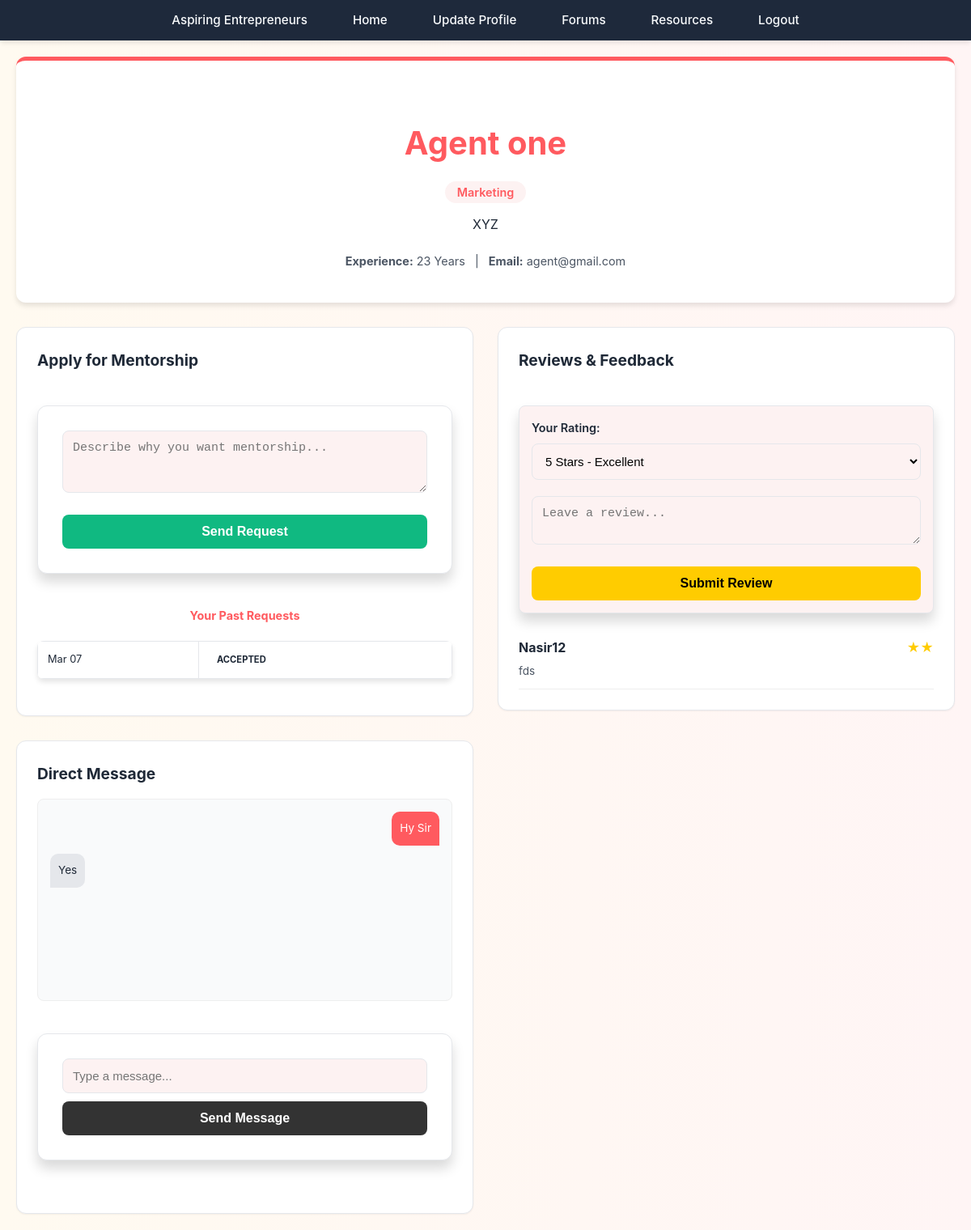
The page /view_agent.php?id=1 (signed in) on the database its author committed.
### tables this page shows
CREATE TABLE `agents` (
  `agent_id` int(11) NOT NULL,
  `full_name` varchar(150) DEFAULT NULL,
  `email` varchar(150) DEFAULT NULL,
  `password` varchar(255) DEFAULT NULL,
  `phone` varchar(20) DEFAULT NULL,
  `expertise_domain` varchar(200) DEFAULT NULL,
  `bio` text DEFAULT NULL,
  `experience_years` int(11) DEFAULT NULL,
  `approval_status` enum('pending','approved','rejected') DEFAULT 'pending',
  `created_at` timestamp NOT NULL DEFAULT current_timestamp()
);

CREATE TABLE `mentorship_requests` (
  `request_id` int(11) NOT NULL,
  `user_id` int(11) DEFAULT NULL,
  `agent_id` int(11) DEFAULT NULL,
  `message` text DEFAULT NULL,
  `status` enum('pending','accepted','rejected') DEFAULT 'pending',
  `request_date` timestamp NOT NULL DEFAULT current_timestamp()
);

CREATE TABLE `messages` (
  `message_id` int(11) NOT NULL,
  `sender_id` int(11) DEFAULT NULL,
  `receiver_id` int(11) DEFAULT NULL,
  `message` text DEFAULT NULL,
  `sent_at` timestamp NOT NULL DEFAULT current_timestamp()
);

CREATE TABLE `feedback` (
  `feedback_id` int(11) NOT NULL,
  `user_id` int(11) DEFAULT NULL,
  `agent_id` int(11) DEFAULT NULL,
  `rating` int(11) DEFAULT NULL,
  `comment` text DEFAULT NULL,
  `created_at` timestamp NOT NULL DEFAULT current_timestamp()
);

CREATE TABLE `users` (
  `id` int(11) NOT NULL,
  `username` varchar(50) NOT NULL,
  `password` varchar(255) NOT NULL,
  `email` varchar(100) NOT NULL,
  `phone` varchar(15) NOT NULL,
  `cnic` varchar(13) NOT NULL,
  `created_at` timestamp NOT NULL DEFAULT current_timestamp()
);

### view_agent.php (the view, shortened to what this page needs)
<?php
include "config.php";
$user_id = $_SESSION['user_id'];
$agent_id = intval($_GET['id']);
$result = mysqli_query($conn,"SELECT * FROM agents WHERE agent_id=$agent_id");
$agent = mysqli_fetch_assoc($result);
$requests = mysqli_query($conn,"SELECT * FROM mentorship_requests WHERE user_id=$user_id AND agent_id=$agent_id ORDER BY request_date DESC");
$messages = mysqli_query($conn,"SELECT m.* FROM messages m WHERE (m.sender_id=$user_id AND m.receiver_id=$agent_id) OR (m.sender_id=$agent_id AND m.receiver_id=$user_id) ORDER BY m.sent_at ASC");
$feedbacks = mysqli_query($conn,"SELECT f.*, u.username FROM feedback f LEFT JOIN users u ON f.user_id = u.id WHERE f.agent_id=$agent_id ORDER BY f.created_at DESC");
?>
<!DOCTYPE html>
<html lang="en">
<head>
    <link rel="stylesheet" href="./CSS/style.css">
</head>
<body>
<?php include('navbar.php'); ?>
<div class="container">
    <div class="profile-header">
        <h1><?php echo htmlspecialchars($agent['full_name']); ?></h1>
        <span class="expertise-badge"><?php echo htmlspecialchars($agent['expertise_domain']); ?></span>
        <p style="margin-top: 15px; max-width: 700px; margin-left: auto; margin-right: auto;">
            <?php echo nl2br(htmlspecialchars($agent['bio'])); ?>
        </p>
        <div style="margin-top: 20px; font-size: 0.9rem; color: var(--text-secondary);">
            <strong>Experience:</strong> <?php echo $agent['experience_years']; ?> Years &nbsp; | &nbsp;
            <strong>Email:</strong> <?php echo htmlspecialchars($agent['email']); ?>
        </div>
    </div>
    <div class="agent-grid">
        <div class="left-col">
            <div class="section-card" style="margin-bottom: 30px;">
                <h3>Apply for Mentorship</h3>
                <form method="post">
                    <textarea name="message" rows="3" placeholder="Describe why you want mentorship..." required></textarea>
                    <button type="submit" name="mentorship_submit" style="width: 100%;">Send Request</button>
                </form>
                <h4 style="margin-top: 20px; font-size: 0.9rem;">Your Past Requests</h4>
                <table style="width: 100%; font-size: 0.8rem;">
                    <?php while($req = mysqli_fetch_assoc($requests)): ?>
                    <tr>
                        <td><?php echo date('M d', strtotime($req['request_date'])); ?></td>
                        <td><span class="status-pill status-<?php echo $req['status']; ?>"><?php echo $req['status']; ?></span></td>
                    </tr>
                    <?php endwhile; ?>
                </table>
            </div>
            <div class="section-card">
                <h3>Direct Message</h3>
                <div class="chat-history">
                    <?php while($msg = mysqli_fetch_assoc($messages)):
                        $class = ($msg['sender_id'] == $user_id) ? 'me' : 'them'; ?>
                        <div class="bubble <?php echo $class; ?>">
                            <?php echo htmlspecialchars($msg['message']); ?>
                        </div>
                    <?php endwhile; ?>
                </div>
                <form method="post">
                    <input type="text" name="message_text" placeholder="Type a message..." required style="margin-bottom: 10px;">
                    <button type="submit" name="message_submit" style="width: 100%; background: #333;">Send Message</button>
                </form>
            </div>
        </div>
        <div class="right-col">
            <div class="section-card">
                <h3>Reviews & Feedback</h3>
                <form method="post" style="background: var(--bg-secondary); padding: 15px; border-radius: 8px; margin-bottom: 20px;">
                    <label>Your Rating:</label>
                    <select name="rating" required>
                        <option value="5">5 Stars - Excellent</option>
                    </select>
                    <textarea name="comment" rows="2" placeholder="Leave a review..." required></textarea>
                    <button type="submit" name="feedback_submit" style="background: var(--secondary-color); color: black;">Submit Review</button>
                </form>
                <div class="feedback-list">
                    <?php if(mysqli_num_rows($feedbacks) > 0): ?>
                        <?php while($f = mysqli_fetch_assoc($feedbacks)): ?>
                        <div class="feedback-item">
                            <div style="display: flex; justify-content: space-between;">
                                <strong><?php echo htmlspecialchars($f['username']); ?></strong>
                                <span class="stars"><?php echo str_repeat('★', $f['rating']); ?></span>
                            </div>
                            <p style="font-size: 0.85rem; color: var(--text-secondary); margin-top: 5px;">
                                <?php echo htmlspecialchars($f['comment']); ?>
                            </p>
                        </div>
                        <?php endwhile; ?>
                    <?php else: ?>
                        <p style="text-align: center; color: #999;">No reviews yet.</p>
                    <?php endif; ?>
                </div>
            </div>
        </div>
    </div>
</div>
</body>
</html>

### CSS/style.css (style rules this page uses)
:root { --primary-color: #ff5a5f; --primary-hover: #e14d52; --secondary-color: #ffcc00; --secondary-hover: #e6b800; --text-primary: #1f2937; --text-secondary: #4b5563; --bg-primary: #ffffff; --bg-secondary: #fdf2f2; --border-color: #e5e7eb; --shadow-sm: 0 1px 2px rgba(0, 0, 0, 0.05); --shadow-md: 0 4px 6px rgba(0, 0, 0, 0.1); --shadow-lg: 0 10px 15px rgba(0, 0, 0, 0.15); }
* { margin: 0; padding: 0; box-sizing: border-box; }
body { font-family: 'Inter', sans-serif; background: linear-gradient(to right, #fffaf0, #fff5f5); color: var(--text-primary); line-height: 1.6; }
h1, h2, h3, h4, h5, h6 { margin-top: 30px; font-weight: 700; text-align: center; margin-bottom: 1rem; color: var(--primary-color); }
h1 { font-size: 2.5rem; }
h3 { font-size: 1.5rem; }
form { max-width: 550px; margin: 40px auto; padding: 30px; background: var(--bg-primary); border-radius: 12px; box-shadow: var(--shadow-lg); border: 1px solid var(--border-color); }
label { display: block; margin-bottom: 8px; font-size: 0.9rem; font-weight: 600; color: var(--text-primary); }
input, select, textarea { width: 100%; padding: 12px; border: 1.5px solid var(--border-color); border-radius: 8px; margin-bottom: 20px; font-size: 15px; background-color: var(--bg-secondary); transition: border-color 0.2s, box-shadow 0.2s; }
button, input[type="submit"] { display: inline-block; width: 100%; background: #10b981; color: white; border: none; padding: 12px 20px; font-size: 1rem; font-weight: 600; cursor: pointer; border-radius: 8px; transition: all 0.2s ease; }
table { width: 90%; margin: 20px auto; border-collapse: collapse; background: var(--bg-primary); box-shadow: var(--shadow-md); border-radius: 8px; overflow: hidden; }
th, td { padding: 12px; border: 1px solid var(--border-color); text-align: left; }

### view_agent.php (style rules this page uses)
.container { margin: 20px; }
.profile-header { background: white; padding: 40px; border-radius: 12px; box-shadow: var(--shadow-md); margin-top: 20px; text-align: center; border-top: 5px solid var(--primary-color); }
.expertise-badge { background: var(--bg-secondary); color: var(--primary-color); padding: 5px 15px; border-radius: 20px; font-weight: 600; font-size: 0.9rem; }
.agent-grid { display: grid; grid-template-columns: 1fr 1fr; gap: 30px; margin-top: 30px; }
.section-card { background: white; padding: 25px; border-radius: 12px; box-shadow: var(--shadow-sm); border: 1px solid var(--border-color); height: fit-content; }
.section-card h3 { text-align: left; color: var(--text-primary); margin-top: 0; font-size: 1.2rem; }
.chat-history { background: #f9fafb; border: 1px solid #eee; padding: 15px; height: 250px; overflow-y: auto; border-radius: 8px; margin-bottom: 15px; display: flex; flex-direction: column; gap: 10px; }
.bubble { max-width: 80%; padding: 10px; border-radius: 10px; font-size: 0.85rem; }
.bubble.me { align-self: flex-end; background: var(--primary-color); color: white; border-bottom-right-radius: 0; }
.bubble.them { align-self: flex-start; background: #e5e7eb; color: var(--text-primary); border-bottom-left-radius: 0; }
.feedback-item { border-bottom: 1px solid #eee; padding: 10px 0; }
.stars { color: #ffcc00; font-weight: bold; }
.status-pill { padding: 3px 10px; border-radius: 12px; font-size: 0.7rem; font-weight: bold; text-transform: uppercase; }

### rows shown on the page
agents: full_name "Agent one", expertise_domain "Marketing", bio "XYZ", experience_years "23", email "agent@gmail.com"
mentorship_requests: request_date "Mar 07", status "ACCEPTED"
messages: message "Hy Sir"
messages: message "Yes"
feedback: user.username "Nasir12", rating "★★", comment "fds"
